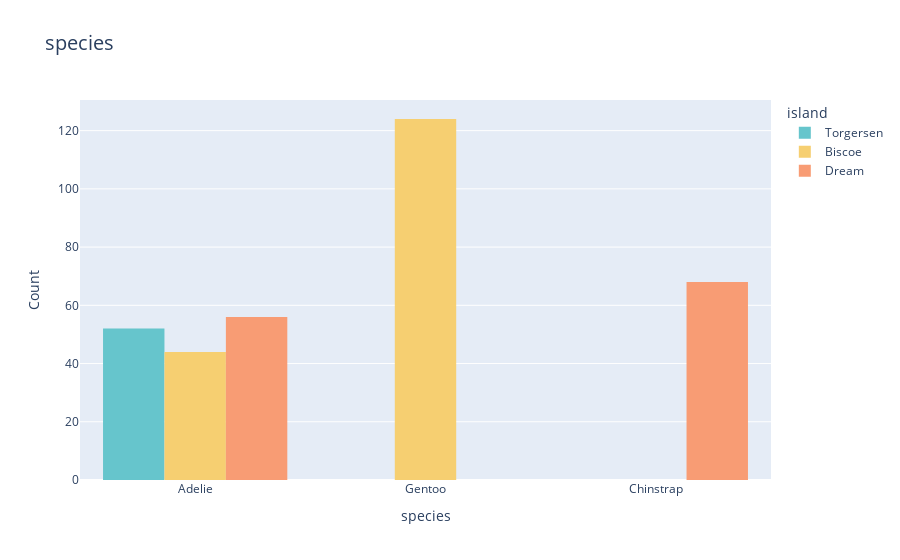

Source (notebook cell):
### Code cell
def bar_split(data, input, target):
    # Create grouped bar chart using Plotly Express
    fig = px.histogram(
        data,
        x=input,
        color=target,
        barmode='group',
        title=f'{input}',
        color_discrete_sequence=px.colors.qualitative.Pastel
    )
    fig.update_layout(
        title_font_size=20,
        xaxis_title=f'{input}',
        yaxis_title='Count'
    )
    return fig

bar_split(data, 'species', 'island')

### Figure 1 — Plotly figure (JSON) as saved in the notebook; plotly's stock layout.template omitted (floating-point values rounded to 4 significant figures; data arrays with more than 128 entries replaced by an {"elided": "..."} marker saying what was removed)
{"data": [{"alignmentgroup": "True", "bingroup": "x", "hovertemplate": "island=Torgersen<br>species=%{x}<br>count=%{y}<extra></extra>", "legendgroup": "Torgersen", "marker": {"color": "rgb(102, 197, 204)", "pattern": {"shape": ""}}, "name": "Torgersen", "offsetgroup": "Torgersen", "orientation": "v", "showlegend": true, "type": "histogram", "x": ["Adelie", "Adelie", "Adelie", "Adelie", "Adelie", "Adelie", "Adelie", "Adelie", "Adelie", "Adelie", "Adelie", "Adelie", "Adelie", "Adelie", "Adelie", "Adelie", "Adelie", "Adelie", "Adelie", "Adelie", "Adelie", "Adelie", "Adelie", "Adelie", "Adelie", "Adelie", "Adelie", "Adelie", "Adelie", "Adelie", "Adelie", "Adelie", "Adelie", "Adelie", "Adelie", "Adelie", "Adelie", "Adelie", "Adelie", "Adelie", "Adelie", "Adelie", "Adelie", "Adelie", "Adelie", "Adelie", "Adelie", "Adelie", "Adelie", "Adelie", "Adelie", "Adelie"], "xaxis": "x", "yaxis": "y"}, {"alignmentgroup": "True", "bingroup": "x", "hovertemplate": "island=Biscoe<br>species=%{x}<br>count=%{y}<extra></extra>", "legendgroup": "Biscoe", "marker": {"color": "rgb(246, 207, 113)", "pattern": {"shape": ""}}, "name": "Biscoe", "offsetgroup": "Biscoe", "orientation": "v", "showlegend": true, "type": "histogram", "x": {"elided": "168 str values"}, "xaxis": "x", "yaxis": "y"}, {"alignmentgroup": "True", "bingroup": "x", "hovertemplate": "island=Dream<br>species=%{x}<br>count=%{y}<extra></extra>", "legendgroup": "Dream", "marker": {"color": "rgb(248, 156, 116)", "pattern": {"shape": ""}}, "name": "Dream", "offsetgroup": "Dream", "orientation": "v", "showlegend": true, "type": "histogram", "x": ["Adelie", "Adelie", "Adelie", "Adelie", "Adelie", "Adelie", "Adelie", "Adelie", "Adelie", "Adelie", "Adelie", "Adelie", "Adelie", "Adelie", "Adelie", "Adelie", "Adelie", "Adelie", "Adelie", "Adelie", "Adelie", "Adelie", "Adelie", "Adelie", "Adelie", "Adelie", "Adelie", "Adelie", "Adelie", "Adelie", "Adelie", "Adelie", "Adelie", "Adelie", "Adelie", "Adelie", "Adelie", "Adelie", "Adelie", "Adelie", "Adelie", "Adelie", "Adelie", "Adelie", "Adelie", "Adelie", "Adelie", "Adelie", "Adelie", "Adelie", "Adelie", "Adelie", "Adelie", "Adelie", "Adelie", "Adelie", "Chinstrap", "Chinstrap", "Chinstrap", "Chinstrap", "Chinstrap", "Chinstrap", "Chinstrap", "Chinstrap", "Chinstrap", "Chinstrap", "Chinstrap", "Chinstrap", "Chinstrap", "Chinstrap", "Chinstrap", "Chinstrap", "Chinstrap", "Chinstrap", "Chinstrap", "Chinstrap", "Chinstrap", "Chinstrap", "Chinstrap", "Chinstrap", "Chinstrap", "Chinstrap", "Chinstrap", "Chinstrap", "Chinstrap", "Chinstrap", "Chinstrap", "Chinstrap", "Chinstrap", "Chinstrap", "Chinstrap", "Chinstrap", "Chinstrap", "Chinstrap", "Chinstrap", "Chinstrap", "Chinstrap", "Chinstrap", "Chinstrap", "Chinstrap", "Chinstrap", "Chinstrap", "Chinstrap", "Chinstrap", "Chinstrap", "Chinstrap", "Chinstrap", "Chinstrap", "Chinstrap", "Chinstrap", "Chinstrap", "Chinstrap", "Chinstrap", "Chinstrap", "Chinstrap", "Chinstrap", "Chinstrap", "Chinstrap", "Chinstrap", "Chinstrap", "Chinstrap", "Chinstrap", "Chinstrap", "Chinstrap"], "xaxis": "x", "yaxis": "y"}], "layout": {"barmode": "group", "legend": {"title": {"text": "island"}, "tracegroupgap": 0}, "title": {"font": {"size": 20}, "text": "species"}, "xaxis": {"anchor": "y", "domain": [0, 1], "title": {"text": "species"}}, "yaxis": {"anchor": "x", "domain": [0, 1], "title": {"text": "Count"}}}}
